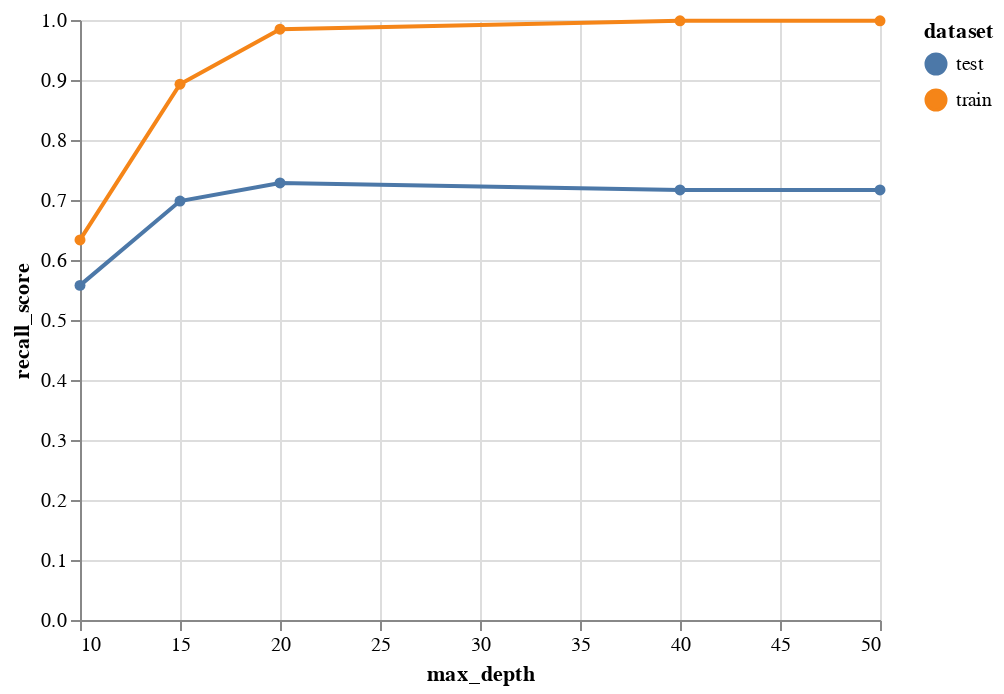

Here is the notebook cell this chart was saved with:
### Code cell
compare_train_test(max_depth_summary, 'max_depth')

### Figure 1 — Vega-Lite specification as saved in the notebook (floating-point values rounded to 4 significant figures)
{"config": {"view": {"continuousWidth": 400, "continuousHeight": 300}}, "data": {"name": "data-64c075d1c42a84d3f9c9946ae0636f0b"}, "mark": {"type": "line", "point": true}, "encoding": {"color": {"type": "nominal", "field": "dataset"}, "x": {"type": "quantitative", "field": "max_depth"}, "y": {"type": "quantitative", "field": "recall_score"}}, "$schema": "https://vega.github.io/schema/vega-lite/v4.8.1.json", "datasets": {"data-64c075d1c42a84d3f9c9946ae0636f0b": [{"max_depth": 10, "recall_score": 0.6335, "dataset": "train", "overfitting": 0.07579}, {"max_depth": 10, "recall_score": 0.5577, "dataset": "test", "overfitting": 0.07579}, {"max_depth": 15, "recall_score": 0.893, "dataset": "train", "overfitting": 0.1947}, {"max_depth": 15, "recall_score": 0.6983, "dataset": "test", "overfitting": 0.1947}, {"max_depth": 20, "recall_score": 0.9847, "dataset": "train", "overfitting": 0.2563}, {"max_depth": 20, "recall_score": 0.7284, "dataset": "test", "overfitting": 0.2563}, {"max_depth": 40, "recall_score": 0.9986, "dataset": "train", "overfitting": 0.2819}, {"max_depth": 40, "recall_score": 0.7167, "dataset": "test", "overfitting": 0.2819}, {"max_depth": 50, "recall_score": 0.9986, "dataset": "train", "overfitting": 0.2819}, {"max_depth": 50, "recall_score": 0.7167, "dataset": "test", "overfitting": 0.2819}]}}
